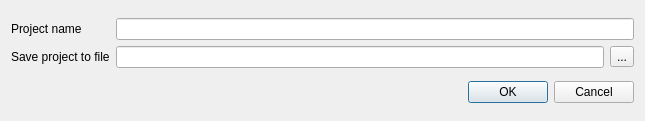
<?xml version="1.0" encoding="UTF-8"?>
<ui version="4.0">
 <class>CreateNewProjectDialog</class>
 <widget class="QDialog" name="CreateNewProjectDialog">
  <property name="geometry">
   <rect>
    <x>0</x>
    <y>0</y>
    <width>645</width>
    <height>121</height>
   </rect>
  </property>
  <property name="sizePolicy">
   <sizepolicy hsizetype="Preferred" vsizetype="Preferred">
    <horstretch>0</horstretch>
    <verstretch>0</verstretch>
   </sizepolicy>
  </property>
  <property name="windowTitle">
   <string>Create New Project</string>
  </property>
  <layout class="QVBoxLayout" name="verticalLayout">
   <item>
    <layout class="QGridLayout" name="gridLayout_2">
     <item row="0" column="0">
      <widget class="QLabel" name="projectNameLabel">
       <property name="text">
        <string>Project name</string>
       </property>
      </widget>
     </item>
     <item row="0" column="1">
      <widget class="QLineEdit" name="projectNameEdit"/>
     </item>
     <item row="1" column="0">
      <widget class="QLabel" name="projectFileLabel">
       <property name="text">
        <string>Save project to file</string>
       </property>
      </widget>
     </item>
     <item row="1" column="1">
      <layout class="QGridLayout" name="gridLayout">
       <item row="0" column="0">
        <widget class="QLineEdit" name="projectFilePathEdit"/>
       </item>
       <item row="0" column="1">
        <widget class="QToolButton" name="fileSelectButton">
         <property name="text">
          <string>...</string>
         </property>
        </widget>
       </item>
      </layout>
     </item>
    </layout>
   </item>
   <item>
    <widget class="QDialogButtonBox" name="buttonBox">
     <property name="standardButtons">
      <set>QDialogButtonBox::Cancel|QDialogButtonBox::Ok</set>
     </property>
    </widget>
   </item>
  </layout>
 </widget>
 <tabstops>
  <tabstop>projectNameEdit</tabstop>
  <tabstop>projectFilePathEdit</tabstop>
 </tabstops>
 <resources>
  <include location="../../../ugeneui.qrc"/>
 </resources>
 <connections>
  <connection>
   <sender>buttonBox</sender>
   <signal>accepted()</signal>
   <receiver>CreateNewProjectDialog</receiver>
   <slot>accept()</slot>
   <hints>
    <hint type="sourcelabel">
     <x>306</x>
     <y>237</y>
    </hint>
    <hint type="destinationlabel">
     <x>306</x>
     <y>128</y>
    </hint>
   </hints>
  </connection>
  <connection>
   <sender>buttonBox</sender>
   <signal>rejected()</signal>
   <receiver>CreateNewProjectDialog</receiver>
   <slot>reject()</slot>
   <hints>
    <hint type="sourcelabel">
     <x>306</x>
     <y>237</y>
    </hint>
    <hint type="destinationlabel">
     <x>306</x>
     <y>128</y>
    </hint>
   </hints>
  </connection>
 </connections>
</ui>
